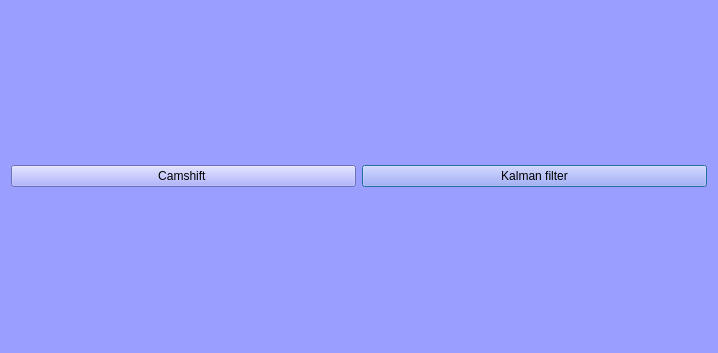
<?xml version="1.0" encoding="UTF-8"?>
<ui version="4.0">
 <class>Tracking</class>
 <widget class="QDialog" name="Tracking">
  <property name="geometry">
   <rect>
    <x>0</x>
    <y>0</y>
    <width>718</width>
    <height>353</height>
   </rect>
  </property>
  <property name="windowTitle">
   <string>DecTrack</string>
  </property>
  <property name="styleSheet">
   <string notr="true">background-color:rgb(153, 158, 255);</string>
  </property>
  <layout class="QGridLayout" name="gridLayout">
   <item row="1" column="1">
    <widget class="QPushButton" name="execute">
     <property name="text">
      <string>Kalman filter</string>
     </property>
    </widget>
   </item>
   <item row="1" column="0">
    <widget class="QPushButton" name="exexute1">
     <property name="text">
      <string>Camshift </string>
     </property>
    </widget>
   </item>
  </layout>
 </widget>
 <resources/>
 <connections/>
</ui>
